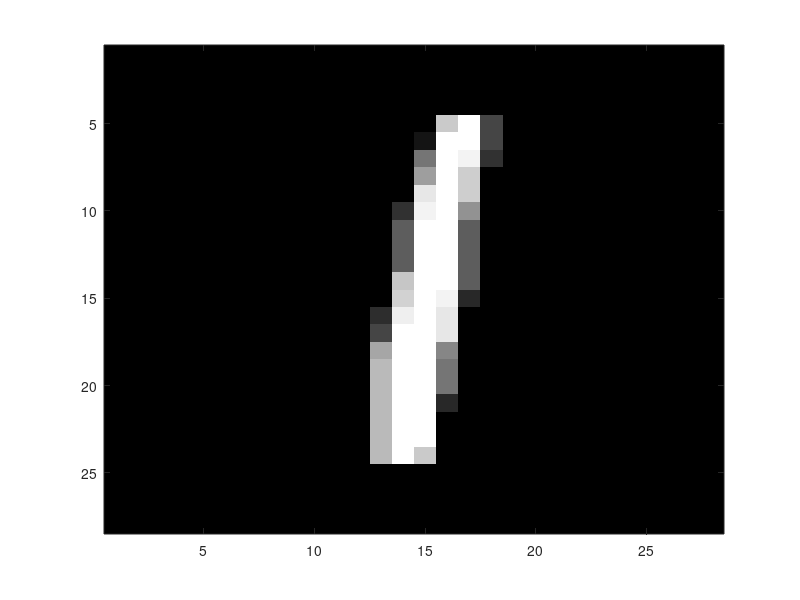

Write MATLAB code to recreate this figure. (Note: this script raises an error after producing the figure.)

clear all;
close all;

%% In this script, you need to implement three functions as part of the k-means algorithm.
% These steps will be repeated until the algorithm converges:

  % 1. initialize_centroids
  % This function sets the initial values of the centroids
  
  % 2. assign_vector_to_centroid
  % This goes through the collection of all vectors and assigns them to
  % centroid based on norm/distance
  
  % 3. update_centroids
  % This function updates the location of the centroids based on the collection
  % of vectors (handwritten digits) that have been assigned to that centroid.


%% Initialize Data Set
% These next lines of code read in two sets of MNIST digits that will be used for training and testing respectively.

% training set (1500 images)
train=csvread('mnist_train_1500.csv');
trainsetlabels = train(:,785);
train=train(:,1:784);
train(:,785)=zeros(1500,1);

% testing set (200 images with 11 outliers)
test=csvread('mnist_test_200_woutliers.csv');
% store the correct test labels
correctlabels = test(:,785);
test=test(:,1:784);

% now, zero out the labels in "test" so that you can use this to assign
% your own predictions and evaluate against "correctlabels"
% in the 'cs1_mnist_evaluate_test_set.m' script
test(:,785)=zeros(200,1);

%% After initializing, you will have the following variables in your workspace:
% 1. train (a 1500 x 785 array, containins the 1500 training images)
% 2. test (a 200 x 785 array, containing the 200 testing images)
% 3. correctlabels (a 200 x 1 array containing the correct labels (numerical
% meaning) of the 200 test images

%% To visualize an image, you need to reshape it from a 784 dimensional array into a 28 x 28 array.
% to do this, you need to use the reshape command, along with the transpose
% operation.  For example, the following lines plot the first test image

figure;
colormap('gray'); % this tells MATLAB to depict the image in grayscale
testimage = reshape(test(9,[1:784]), [28 28]);
% we are reshaping the first row of 'test', columns 1-784 (since the 785th
% column is going to be used for storing the centroid assignment.
imagesc(testimage'); % this command plots an array as an image.  Type 'help imagesc' to learn more.

%% After importing, the array 'train' consists of 1500 rows and 785 columns.
% Each row corresponds to a different handwritten digit (28 x 28 = 784)
% plus the last column, which is used to index that row (i.e., label which
% cluster it belongs to.  Initially, this last column is set to all zeros,
% since there are no clusters yet established.

%% This next section of code calls the three functions you are asked to specify

k= 18; % set k
max_iter= 20; % set the number of iterations of the algorithm
repeat = 15;

% Save the original training and test sets, the start to preprocess the
% images so they work with k means better
trainOG = train;

train = preprocess(train);

%% The next line initializes the centroids.  Look at the initialize_centroids()
% function, which is specified further down this file.

centroids=initialize_centroids(train,k);

% Create variables to store the best centroids, set the default distance to
% infinity and label the centroids with all zero.
best_centroids = centroids;
 
lowestDistance = Inf;

centroid_labels = zeros(k, 1);
%% Initialize an array that will store k-means cost at each iteration

cost_iteration = zeros(max_iter, 1);

%% This for-loop enacts the k-means algorithm

% Repeat this a certain number of times just to try getting different
% minimals
for rep = 1:repeat
    % Make a stuck counter in case the k means takes too long to try
    % fining a way to get cluster labels that contains all 0-9 digits.
    stuck = 0;
    
    % Try your best to make sure at least 1 centroid has eacah of 0-9 as
    % its label
    while ~isequal(ismember([0, 1, 2, 3, 4, 5, 6, 7, 8, 9], centroid_labels), ones(1, 10)) && stuck< 20
        cost_iteration = zeros(max_iter, 1);
        
        for iter=1:max_iter
        % FILL THIS IN!
            for i=1: size(train, 1)
                % Get the distance and index of centroid, save the centroid
                % to row 785 of train and add distance to the cost
                % iteration
                [train(i, 785), distance] = assign_vector_to_centroid(train(i, 1:784), centroids);
                cost_iteration(iter, 1)=cost_iteration(iter, 1)+distance;
            end
            % update centroid location
            centroids = update_Centroids(train, k);
        end
        % Label at the end
        centroid_labels=label_Data(train, centroids, trainsetlabels);
        
        stuck = stuck +1;
    end
    
    % If we found a new set of centroids with lowest distance we set it to
    % be the new lowest, update distance and centroids.
    if cost_iteration(max_iter)< lowestDistance
        lowestDistance = cost_iteration(max_iter, 1);
        best_centroids = centroids;
    end
    
end

centroids=best_centroids;
% Recalculate the labels for the best centroid
centroid_labels=label_Data(train, centroids, trainsetlabels);
%% This section of code plots the k-means cost as a function of the number
% of iterations

figure;
% FILL THIS IN!
axis auto;
plot(1:max_iter, cost_iteration, '-o');

%% This next section of code will make a plot of all of the centroids
% Again, use help <functionname> to learn about the different functions
% that are being used here.

figure;
colormap('gray');

plotsize = ceil(sqrt(k));

for ind=1:k
    
    centr=centroids(ind,[1:784]);
    subplot(plotsize,plotsize,ind);
    
    imagesc(reshape(centr,[28 28])');
    title(strcat('Centroid ',num2str(ind)))

end

%% Function to initialize the centroids
% This function randomly chooses k vectors from our training set and uses them to be our initial centroids
% There are other ways you might initialize centroids.
% ***Feel free to experiment.***
% Note that this function takes two inputs and emits one output (y).

function y=initialize_centroids(data,num_centroids)
% The default code was not good enough for us. 
% Initialize the centroids using k means ++ instead

centroids = zeros(num_centroids, size(data, 2));

% Assign first centroid to a random data point
random_index=randperm(size(data,1));
centroids(1, :)=data(random_index(1),:);

for i = 2: num_centroids
    % Assign all the other centroids to the data point that is the farthest
    % away from all other centroids
    
    [index, ~] =find_farthest_distance(data(:, 1:784), centroids(1:i-1, :));
    centroids(i, :) = data(index, :);
end

y=centroids;



% random_index=randperm(size(data,1));
% 
% centroids=data(random_index(1:num_centroids),:);
% 
% y=centroids;

end

%% Function to find farthest data point using norm/ distance for k meanas++

function [index, vec_distance] = find_farthest_distance(data, centroids)

% Distances is # cen by # data
distances = zeros(size(centroids, 1), size(data, 1));
for i = 1: size(centroids, 1)
    for j = 1: size(data, 1)
        % Calculate the distance for each centroid i from data point j
        distances(i, j) = norm(centroids(i, 1:size(data, 2)) - data(j, :));
    end
end
% Sum all the columns to get sum of distances of all centroids from the
% point
distance = sum(distances);

% Find which data point is farthest from all the centroids
[vec_distance, index] = max(distance);

end

%% Function to pick the Closest Centroid using norm/distance
% This function takes two arguments, a vector and a set of centroids
% It returns the index of the assigned centroid and the distance between
% the vector and the assigned centroid.

function [index, vec_distance] = assign_vector_to_centroid(data,centroids)
% FILL THIS IN

% Find the distances by multiplying the data by a ones vector to duplicate
% it until it is repeated centroids # of times downwards. Subtract each of
% these with centroid to get the norm of each and return the smallest.
distances = vecnorm(((ones(size(centroids, 1), 1)*data)- centroids(:, 1:size(data, 2)) )' );
[vec_distance, index]=min(distances);

end
%% Function to compute new centroids using the mean of the vectors currently assigned to the centroid.
% This function takes the set of training images and the value of k.
% It returns a new set of centroids based on the current assignment of the
% training images.

function new_centroids=update_Centroids(data,K)
% FILL THIS IN

% Find all vectors in cluster i
cluster = data( :,785);
tempCen = zeros(K, size(data, 2));
for i=1: K
    % Grab the data in each cluster, and sum all of them and divide it by
    % the number of clusters for mean
    clusterI = data(cluster==i, 1:784);
    tempCen(i, 1:784)= sum(clusterI, 1)/(size(clusterI, 1));
end
new_centroids = tempCen;
end

%% Function to label the centroids by finding the most common label in that centroid

function centroid_labels = label_Data(data, centroids, trainingLabels)
% Grab all the cluster data
cluster = data( :,785);

K = size(centroids, 1);

labels = zeros(K, 1);

for j=1: K
    % Take the labels from the specific cluster
    labelsI = trainingLabels(cluster==j, 1);
    % Find the most frequently appearing one to set as the cluster label.
    labels(j, 1)=mode(labelsI);
end
centroid_labels=labels;
end

%% Different preprocessing methods

function modifiedData= preprocess(inputData)
    % First do a thresholding opperation. All pixels lighter than 150 are
    % removed, reducing noise
    threshold =150;
    modifiedData= inputData;
    modifiedData(modifiedData<threshold) = 0;
    modifiedData(modifiedData>=threshold)=255;    
    
    for count = 1: size(modifiedData, 1)
        % Reshape every row into their image
        imageI = reshape(modifiedData(count,[1:784]), [28 28]);
       
        % Perform a errosion using bwskel. Only the basic shape is left
        % after this opperation
        element = strel('square', 3);
        binaryImage = imbinarize(imageI);
        errodedImage = bwskel(binaryImage);
        a=zeros(size(errodedImage));
        a(errodedImage==1) = 255;
        % Rethicken the thin outline with a dilation using a 3 square
        imageI=imdilate(a, element);
        

        % Shave excess top pixels by removing all black 0 rows.
        while imageI(1, :) == zeros(1, size(imageI, 2))
            imageI(1,:) = [];
        end
        
        % Shave excess left pixels
        while imageI(:, 1) == zeros(size(imageI, 1), 1)
            imageI(:, 1) = [];
        end
        
        % Shave excess right pixels
        while imageI(:, size(imageI, 2)) == zeros(size(imageI, 1), 1)
            imageI(:, size(imageI, 2)) = [];
        end
       %Shave excess bottom pixels
        while imageI(size(imageI, 1), :) == zeros(1, size(imageI, 2))
            imageI(size(imageI, 1), :)=[];
        end
        
        % Doing this specifically for exactly vertical ones. Re add the
        % black excess space if it is a very vertical one (or else they get
        % stretched too much)
        if size(imageI, 2)/size(imageI, 1) >3
            if size(imageI, 2)<size(imageI, 1)
                imageI = [imageI, zeros(size(imageI, 1), size(imageI, 1)-size(imageI, 2))];
            end
            if size(imageI, 2)>size(imageI, 1)
                imageI = [imageI; zeros(size(imageI, 2)-size(imageI, 1), size(imageI, 2))];
            end
        end
        
        % Remake the images back into 28x28 after removing pixels
        imageI = imresize(imageI, [28 28]);

        % Reperform the threshold
        imageI(imageI<threshold)=0;
        imageI(imageI>=threshold)=255;
        
        % Save it back into modified data.
        modifiedData(count, 1:784) = reshape(imageI, [1 784]);

    end
end